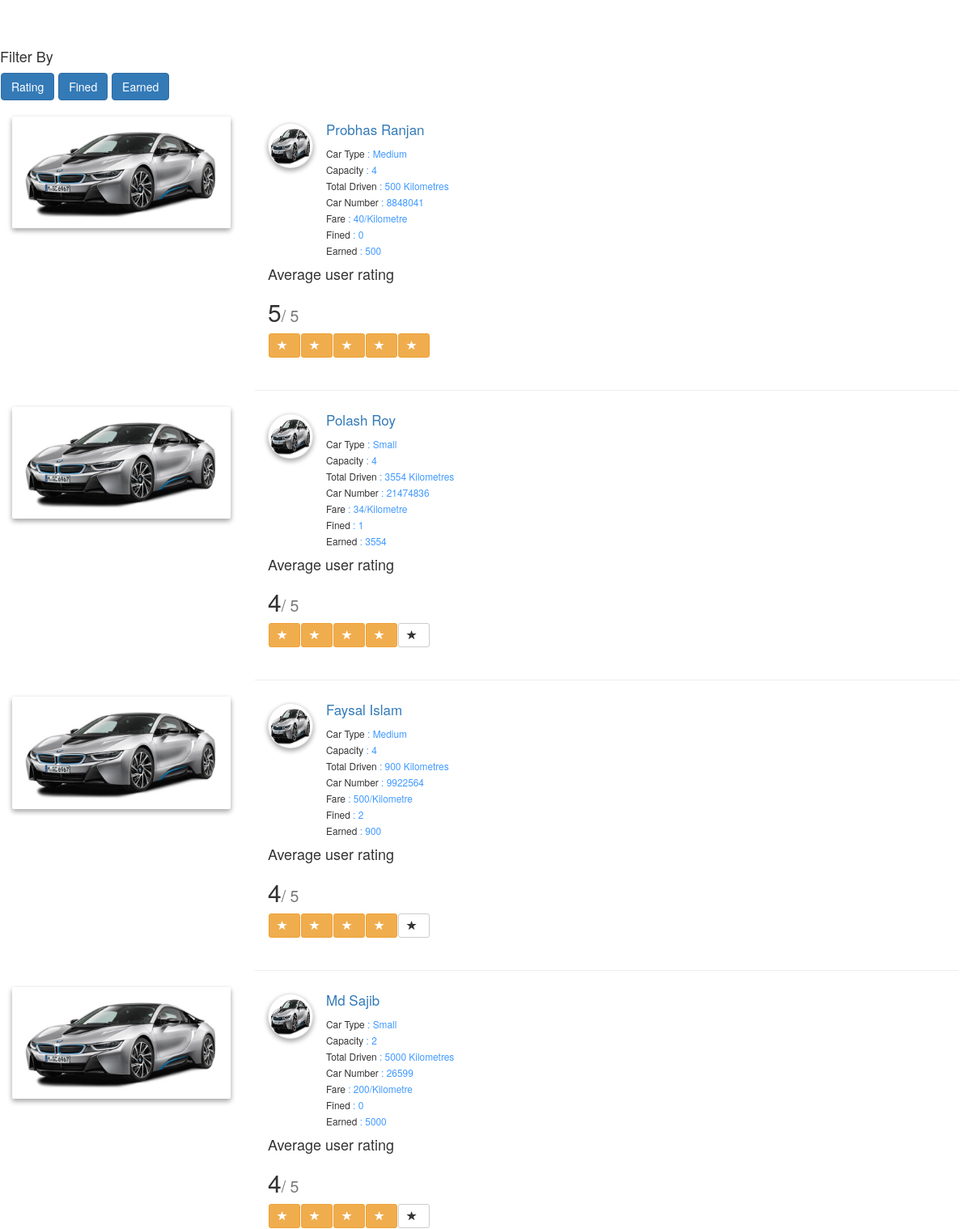
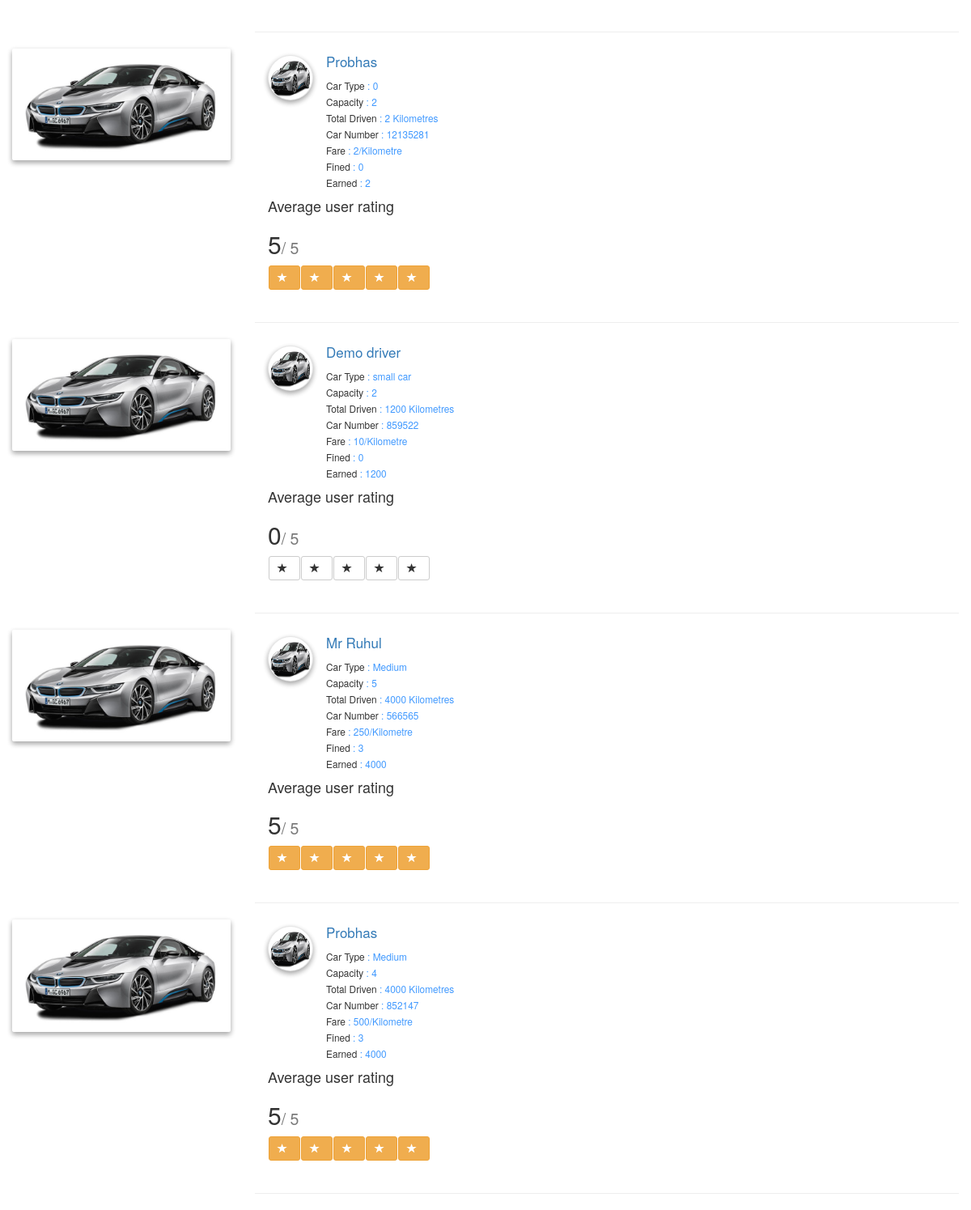
The page /car_list.php on the database its author committed (2 pictures, top to bottom).
### tables this page shows
CREATE TABLE `drivers` (
  `id` int(11) NOT NULL,
  `name` varchar(25) NOT NULL,
  `phone` varchar(25) NOT NULL,
  `fare` int(11) NOT NULL,
  `total_driven` int(11) NOT NULL,
  `car_type` varchar(25) NOT NULL,
  `car_number` int(11) NOT NULL,
  `passenger_size` int(11) NOT NULL,
  `fined_count` int(11) NOT NULL,
  `fine_sum` int(11) NOT NULL,
  `rating` int(11) NOT NULL,
  `created_at` timestamp NULL DEFAULT NULL ON UPDATE CURRENT_TIMESTAMP,
  `updated_at` timestamp NOT NULL DEFAULT CURRENT_TIMESTAMP
);

### car_list.php (the view, shortened to what this page needs)
<?php
  $servername = "localhost";
  $username = "root";
  $password = "";
  $dbname = "uber";
  $conn = new mysqli($servername, $username, $password, $dbname);
  $sql = "SELECT * FROM drivers";
    $result = $conn->query($sql);
?>
<!DOCTYPE html>
<html>
  <head>
    <link rel="stylesheet" href="bower_components/bootstrap/dist/css/bootstrap.min.css" >
    <link rel='stylesheet' href='assets/css/style.css' type='text/css'>
  </head>
  <body>
    <div class="container">
      <div class="row">
        <h4>Filter By</h4>
        <button onclick="window.location='car_list.php?sort=rating'" class="btn btn-primary">Rating</button>
        <button onclick="window.location='car_list.php?sort=fined'" class="btn btn-primary">Fined</button>
        <button onclick="window.location='car_list.php?sort=earned'" class="btn btn-primary">Earned</button>
      </div>
      <?php while($row = $result->fetch_assoc()): ?>
		    <div class="row">
          <div class="col-xs-12 col-sm-3 col-md-3"><a href="#"><img src="assets\images\bmw-i8.jpg" class="img-responsive img-box img-thumbnail"></a></div>
          <div class="col-xs-12 col-sm-9 col-md-9">
              <div class="list-group">
                  <div class="list-group-item">
                      <div class="row-picture"><a href="#" title="sintret"><img class="circle img-thumbnail img-box" src="assets\images\bmw-i8.jpg" alt=""></a></div>
                      <div class="row-content">
                          <div class="list-group-item-heading"><a href="#" title="sintret"><small><?php echo $row['name']; ?></small></a></div>
                          <small>
                          <i class=""></i> Car Type <span class="twitter"> <i class="fa fa-twitter"></i> <a target="_blank" href="" alt="sintret" title="sintret">: <?php echo $row['car_type']; ?></a></span>  </br>
                          <i class=""></i> Capacity <span class="twitter"> <i class="fa fa-twitter"></i> <a target="_blank" href="" alt="sintret" title="sintret">: <?php echo $row['passenger_size']; ?></a></span> </br>
                          <i class=""></i> Total Driven <span class="twitter"> <i class="fa fa-twitter"></i> <a target="_blank" href="" alt="sintret" title="sintret">: <?php echo $row['total_driven']; ?> Kilometres</a></span> </br>
                          <i class=""></i> Car Number <span class="twitter"> <i class="fa fa-twitter"></i> <a target="_blank" href="" alt="sintret" title="sintret">: <?php echo $row['car_number']; ?> </a></span> </br>
                          <i class=""></i> Fare <span class="twitter"> <i class="fa fa-twitter"></i> <a target="_blank" href="" alt="sintret" title="sintret">: <?php echo $row['fare']; ?>/Kilometre </a></span></br>
                          <i class=""></i> Fined <span class="twitter"> <i class="fa fa-twitter"></i> <a target="_blank" href="" alt="sintret" title="sintret">: <?php echo $row['fined_count']; ?> </a></span></br>
                          <i class=""></i> Earned <span class="twitter"> <i class="fa fa-twitter"></i> <a target="_blank" href="" alt="sintret" title="sintret">: <?php echo $row['total_driven']; ?> </a></span></br>
                          </small>
                      </div>
                      <div class="rating-block">
                        <h4>Average user rating</h4>
                        <h2 class="bold padding-bottom-7"><?php echo $row['rating']; ?><small>/ 5</small></h2>
                        <?php
                          for($i= 1; $i<= 5; $i++){
                            if($i<= $row['rating']){
                              echo '<button type="button" class="btn btn-warning btn-sm" aria-label="Left Align"><span class="glyphicon glyphicon-star" aria-hidden="true"></span></button>';
                            }else{
                              echo '<button type="button" class="btn btn-default btn-grey btn-sm" aria-label="Left Align"><span class="glyphicon glyphicon-star" aria-hidden="true"></span></button>';
                            }
                          }
                        ?>
                      </div>
                  </div>
              </div>
            <hr>
          </div>
    </div>
  <?php endwhile; ?>
  </div>
  </body>
</html>

### assets/css/style.css (style rules this page uses)
body { padding-top: 50px; }
.btn { margin-bottom:20px; }
.container { padding-left: 0px; padding-right: 0px; max-width: 100%; }
.list-group { border-radius: 0; }
.list-group .list-group-item { background-color: transparent;overflow: hidden;border: 0;border-radius: 0;padding: 0 16px; }
.list-group .list-group-item .row-picture, .list-group .list-group-item .row-action-primary { float: left;display: inline-block;padding-right: 16px;padding-top: 8px; }
.list-group .list-group-item .row-picture img, .list-group .list-group-item .row-action-primary img, .list-group .list-group-item .row-picture i, .list-group .list-group-item .row-action-primary i, .list-group .list-group-item .row-picture label, .list-group .list-group-item .row-action-primary label { display: block;width: 56px;height: 56px; }
.list-group .list-group-item .row-picture img, .list-group .list-group-item .row-action-primary img { background: rgba(0, 0, 0, 0.1);padding: 1px; }
.list-group .list-group-item .row-picture img.circle, .list-group .list-group-item .row-action-primary img.circle { border-radius: 100%; }
.list-group .list-group-item .row-content { display: inline-block;width: calc(100% - 92px);min-height: 66px; }
.list-group .list-group-item .list-group-item-heading { color: rgba(0, 0, 0, 0.77);font-size: 20px;line-height: 29px; }
.twitter a { color:#4099FF }
.img-box { box-shadow: 0 3px 6px rgba(0,0,0,.16),0 3px 6px rgba(0,0,0,.23);border-radius: 2px;border: 0; }
.glyphicon { margin-right:5px; }
button { margin-left: 1px; }

### rows shown on the page
drivers: name "Probhas Ranjan", car_type "Medium", passenger_size "4", total_driven "500", car_number "8848041", fare "40", fined_count "0", rating "5"
drivers: name "Polash Roy", car_type "Small", passenger_size "4", total_driven "3554", car_number "21474836", fare "34", fined_count "1", rating "4"
drivers: name "Faysal Islam", car_type "Medium", passenger_size "4", total_driven "900", car_number "9922564", fare "500", fined_count "2", rating "4"
drivers: name "Md Sajib", car_type "Small", passenger_size "2", total_driven "5000", car_number "26599", fare "200", fined_count "0", rating "4"
drivers: name "Probhas", car_type "0", passenger_size "2", total_driven "2", car_number "12135281", fare "2", fined_count "0", rating "5"
drivers: name "Demo driver", car_type "small car", passenger_size "2", total_driven "1200", car_number "859522", fare "10", fined_count "0", rating "0"
drivers: name "Mr Ruhul", car_type "Medium", passenger_size "5", total_driven "4000", car_number "566565", fare "250", fined_count "3", rating "5"
drivers: name "Probhas", car_type "Medium", passenger_size "4", total_driven "4000", car_number "852147", fare "500", fined_count "3", rating "5"
